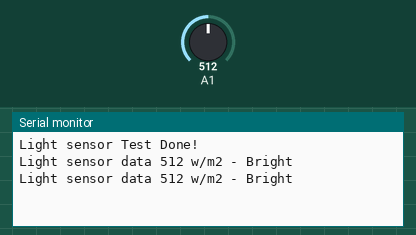
Recording of a sketch running on a simulated Arduino Uno, built with avr-gcc and run on an emulated ATmega328P. Shown: the last lines printed to the serial monitor. The inputs (shaded band) are chosen by the test bench; at power-on: A1 = 512.

Above: at 2.8 s.
2.9 s: A1 set to 490
At 5.4 s:
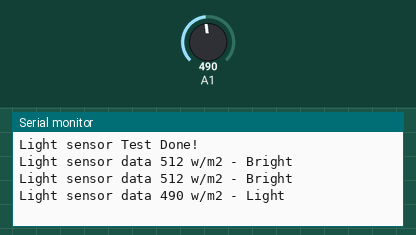
7.5 s: A1 set to 190
At 8.5 s:
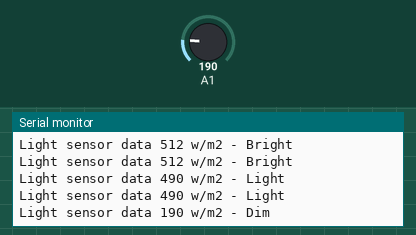
11.5 s: A1 set to 0
At 12.7 s:
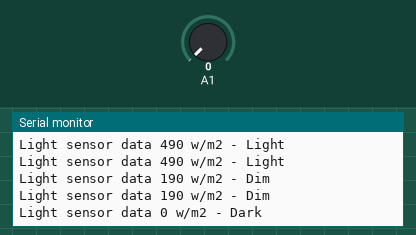
15.5 s: A1 set to 810
At 17.0 s:
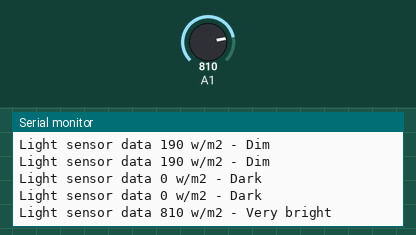

The sketch:

lightSensor_test.ino
```cpp
void setup() {
  Serial.begin(9600);
  Serial.println("Light sensor Test Done!");

}

void loop() {
   // reads the input on analog pin A1 (value between 0 and 1023)
  int lightValue = analogRead(A1);
  Serial.print("Light sensor data ");
  Serial.print(lightValue);   // the raw analog reading
  Serial.print(" w/m2");

  // A few threshholds, qualitatively determined
  if (lightValue < 10) {
    Serial.println(" - Dark");
  } else if (lightValue < 200) {
    Serial.println(" - Dim");
  } else if (lightValue < 500) {
    Serial.println(" - Light");
  } else if (lightValue < 800) {
    Serial.println(" - Bright");
  } else {
    Serial.println(" - Very bright");
  }
  delay(2000); //delay between measurements
}
```

Measured:
- after the input at 2.9 s, the serial monitor: prints a new line after 1.1 s (image 1)
- after the input at 7.5 s, the serial monitor: prints a new line after 0.50 s (image 2)
- after the input at 11.5 s, the serial monitor: prints a new line after 0.50 s (image 3)
- after the input at 15.5 s, the serial monitor: prints a new line after 0.50 s (image 4)
